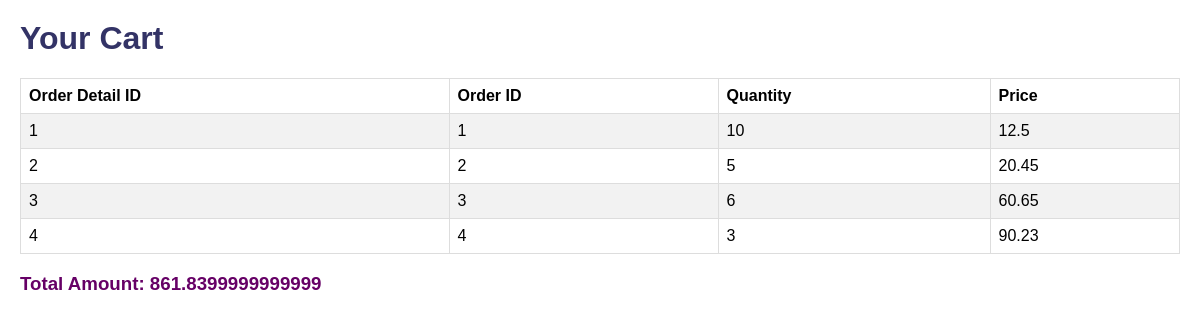
The page /cart on the database its author committed.
### application/models.py (models this page shows)
class Order_detail(db.Model):
    order_detail_id = db.Column(db.Integer, primary_key=True)
    order_id = db.Column(db.Integer, db.ForeignKey('order.order_id'), nullable=False)
    product_id = db.Column(db.Integer, db.ForeignKey('product.product_id'), nullable=False)
    quantity = db.Column(db.Integer)
    price = db.Column(db.Float)

### application/routes.py (the view)
@app.route('/cart')
def cart():
    all_orders = Order_detail.query.all()
    total_amount = 0
    for order in all_orders:
        total_amount += order.quantity * order.price
    return render_template('prodcut2.html', all_orders=all_orders, total_amount=total_amount)

### application/templates/prodcut2.html (shortened to what this page needs)
<html>
  <head>
    <link rel="stylesheet" href="https://pyscript.net/alpha/pyscript.css" />
  </head>
  <body>
    <!DOCTYPE html>
    <html lang="en">
    <head>
    </head>
    <body>
    <h1>Your Cart</h1>
    <table>
    <tr>
    <th>Order Detail ID</th>
    <th>Order ID</th>
    <th>Quantity</th>
    <th>Price</th>
    </tr>
            {% for order in all_orders %}
    <tr>
    <td>{{ order.order_detail_id }}</td>
    <td>{{ order.order_id }}</td>
    <td>{{ order.quantity }}</td>
    <td>{{ order.price }}</td>
    </tr>
            {% endfor %}
    </table>
    <h3>Total Amount: {{ total_amount }}</h3>
    </body>
    </html>
  </body>
</html>

### application/templates/prodcut2.html (style rules this page uses)
body { font-family: Arial, sans-serif; margin: 20px; }
h1 { color: #333366; }
table { width: 100%; border-collapse: collapse; }
th, td { border: 1px solid #dddddd; text-align: left; padding: 8px; }
tr:nth-child(even) { background-color: #f2f2f2; }
h3 { color: #660066; }

### rows shown on the page
Order_detail: order_detail_id "1", order_id "1", quantity "10", price "12.5"
Order_detail: order_detail_id "2", order_id "2", quantity "5", price "20.45"
Order_detail: order_detail_id "3", order_id "3", quantity "6", price "60.65"
Order_detail: order_detail_id "4", order_id "4", quantity "3", price "90.23"

### other values the page prints
{{ total_amount }} "861.8399999999999"
